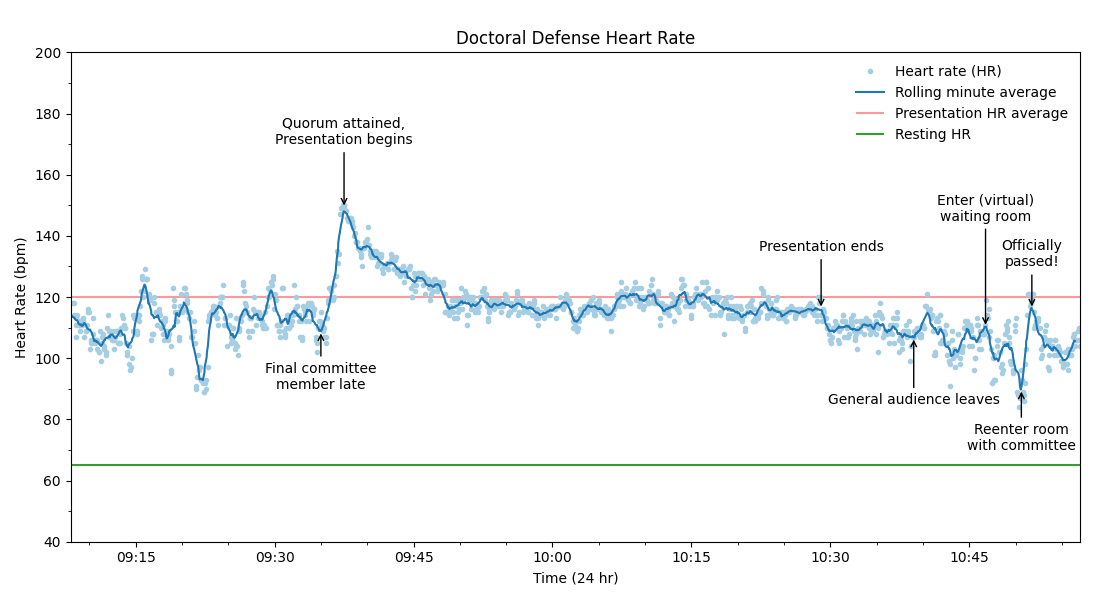

This figure's Python source:
import matplotlib.pyplot as pp
import numpy as np
import os
import pandas as pd
import sys


from datetime import datetime, timedelta
from dateutil.parser import isoparse
from matplotlib.ticker import MultipleLocator, NullFormatter
from matplotlib.dates import DateFormatter, MinuteLocator
from data_types import TYPES
from xml.etree import ElementTree


# "5-class Paired" from colorbrewer2.com
cb_light_blue  = '#a6cee3'
cb_dark_blue   = '#1f78b4'
cb_light_green = '#b2df8a'
cb_dark_green  = '#33a02c'
cb_pink        = '#fb9a99'

COLORS = [
    cb_light_blue, # Heart rate points
    cb_pink,       # Presentation HR average
    cb_dark_blue,  # Rolling minute average
    cb_dark_green  # Resting HR
]


def parse_datetime(datetime_str):
    """Convert a (roughly ISO-8601) string into a datetime.datetime object.
    
    The format of datetime strings from the xml file is 'YYYY-MM-DD hh:mm:ss -HHMM',
    and isoparse doesn't like the space before the '-HHMM', so we remove it.
    """
    return isoparse(datetime_str.replace(' -', '-')).replace(tzinfo=None)


class Extractor(object):
    """A class for extracting data from exported from Apple Health."""
    def __init__(self, input_file):

        self.file_dir = os.path.abspath(os.path.split(input_file)[0])
        with open(input_file) as f:
            self.log(f"Ingesting data from '{input_file}'... ", end = '')
            self.data_raw = ElementTree.parse(f)
            self.log("Done!")
        self.root = self.data_raw.getroot()
    
    def log(self, message, **kwargs):
        print(message, file=sys.stdout, **kwargs)
        sys.stdout.flush()
    
    def get_data_by_type(self, data_type):
        return [
            datum.attrib 
            for datum in self.root 
            if datum.attrib.get('type') == TYPES[data_type]
        ]


def time_weighted_sum(data):
    """Given a list of (datetime, value) pairs, compute the average of the linear interpolation.
    
    Notes:
        Assumes that the data is sorted chronologically.
    """
    values = []
    weights = []
    for (time_prev, val_prev), (time_curr, val_curr) in zip(data, data[1:]):
        # For each interval between data points, include the average of values on either side.
        values.append( (val_prev + val_curr)/2 )

        # The weight of a value is the duration of the interval.
        weights.append( (time_curr - time_prev).total_seconds() )
    
    return np.average(values, weights=weights)


def make_plot(file_name):

    all_data = Extractor(file_name)
    hr_data = [
        (parse_datetime(datum['startDate']), float(datum['value'])) 
        for datum in all_data.get_data_by_type('HeartRate')
    ]

    # Hardcoded values
    defense_date = datetime(2021, 4, 27, 9)
    time_presentation_start = defense_date.replace(hour=9, minute=37, second=30)
    time_presentation_end = defense_date.replace(hour=10, minute=29)
    time_min = defense_date.replace(hour=9, minute=8) # Earliest relevant time
    time_max = defense_date.replace(hour=10, minute=57) # Latest relevant time
    hr_resting = 65

    # Only include values in the relevant timespan
    hr_array = np.array(
        sorted([
            datum for datum in hr_data if time_min <= datum[0] <= time_max
        ])
    )
    hr_array_presentation = np.array([
        datum for datum in hr_data 
        if time_presentation_start <= datum[0] <= time_presentation_end
    ])
    hr_avg_presentation = time_weighted_sum(hr_array_presentation)

    hr_df = pd.DataFrame(index=hr_array[:,0], data=hr_array[:,1])
    hr_rolling_mean_df = hr_df.rolling('60s').mean()
    hr_rolling_mean_df.index = hr_rolling_mean_df.index.shift(-30, freq='s')
    # The dataframe hr_rolling_mean_df is now centered, e.g. the value at
    # any given time is the rolling average for the surrounding minute.

    fig_width  = 11
    fig_height = 6
    fig_size = (fig_width, fig_height)
    fig = pp.figure(figsize = fig_size)
    ax = fig.add_subplot()
    
    # Plotted values
    ax.plot(
        hr_df,
        # hr_array[:,0], 
        # hr_array[:,1], 
        marker='.',
        color=COLORS[0], 
        ls='',
        label='Heart rate (HR)'
    )
    # Lines
    ax.hlines(
        y=hr_avg_presentation,
        xmin=time_min,
        xmax=time_max,
        color=COLORS[1],
        label='Presentation HR average'
    )
    ax.plot(
        hr_rolling_mean_df,
        color=COLORS[2],
        label='Rolling minute average'
    )
    ax.hlines(
        y=hr_resting,
        xmin=time_min,
        xmax=time_max,
        color=COLORS[3],
        label='Resting HR'
    )

    # Annotations
    annotation_kwargs = dict(
        horizontalalignment='center',
        arrowprops={'arrowstyle': '->'}
    )
    time_committee_member_late = defense_date.replace(hour=9, minute=35)
    ax.annotate(
        'Final committee\nmember late',
        xy=(time_committee_member_late, 109),
        xytext=(time_committee_member_late, 90),
        **annotation_kwargs
    )
    ax.annotate(
        'Quorum attained,\nPresentation begins', 
        xy=(time_presentation_start, 149),
        xytext=(time_presentation_start, 170),
        **annotation_kwargs
    )
    ax.annotate(
        'Presentation ends', 
        xy=(time_presentation_end, 116),
        xytext=(time_presentation_end, 135),
        **annotation_kwargs
    )
    time_gen_audience_leaves = defense_date.replace(hour=10, minute=39)
    ax.annotate(
        'General audience leaves', 
        xy=(time_gen_audience_leaves, 107),
        xytext=(time_gen_audience_leaves, 85),
        **annotation_kwargs
    )
    time_waiting_room_enter = defense_date.replace(hour=10, minute=46, second=45)
    ax.annotate(
        'Enter (virtual)\nwaiting room', 
        xy=(time_waiting_room_enter, 110),
        xytext=(time_waiting_room_enter, 145),
        **annotation_kwargs
    )
    time_waiting_room_leave = defense_date.replace(hour=10, minute=50, second=37)
    ax.annotate(
        'Reenter room\nwith committee', 
        xy=(time_waiting_room_leave, 90),
        xytext=(time_waiting_room_leave, 70),
        **annotation_kwargs
    )
    time_success = defense_date.replace(hour=10, minute=51, second=45)
    ax.annotate(
        'Officially\npassed!', 
        xy=(time_success, 116),
        xytext=(time_success, 130),
        **annotation_kwargs
    )

    # Titles, legend
    fig.suptitle(None)
    ax.set_title('Doctoral Defense Heart Rate')
    ax.legend(frameon=False, loc='upper right') 

    # x-axis
    ax.set_xlabel("Time (24 hr)")
    ax.set_xlim(time_min, time_max)
    ax.xaxis.set_major_locator(MinuteLocator(byminute=range(0,60,15))) # Major ticks every 15 minutes
    ax.xaxis.set_major_formatter(DateFormatter('%H:%M')) # With labels
    ax.xaxis.set_minor_locator(MinuteLocator(byminute=range(0,60,5))) # Minor ticks every 5 minutes
    ax.xaxis.set_minor_formatter(NullFormatter()) # Without labels

    # y-axis
    ax.set_ylabel("Heart Rate (bpm)")
    ax.set_ylim(40, 200)
    ax.yaxis.set_major_locator(MultipleLocator(20))
    ax.yaxis.set_minor_locator(MultipleLocator(10))

    pp.tight_layout()

    figure_name = 'figure.png'
    pp.savefig(figure_name)

if __name__ == '__main__':
    if len(sys.argv) != 2:
        print(f"Usage: python {sys.argv[0]} /path/to/export.xml", file=sys.stderr)
        sys.exit(1)

    file_name = sys.argv[1]
    make_plot(file_name)
